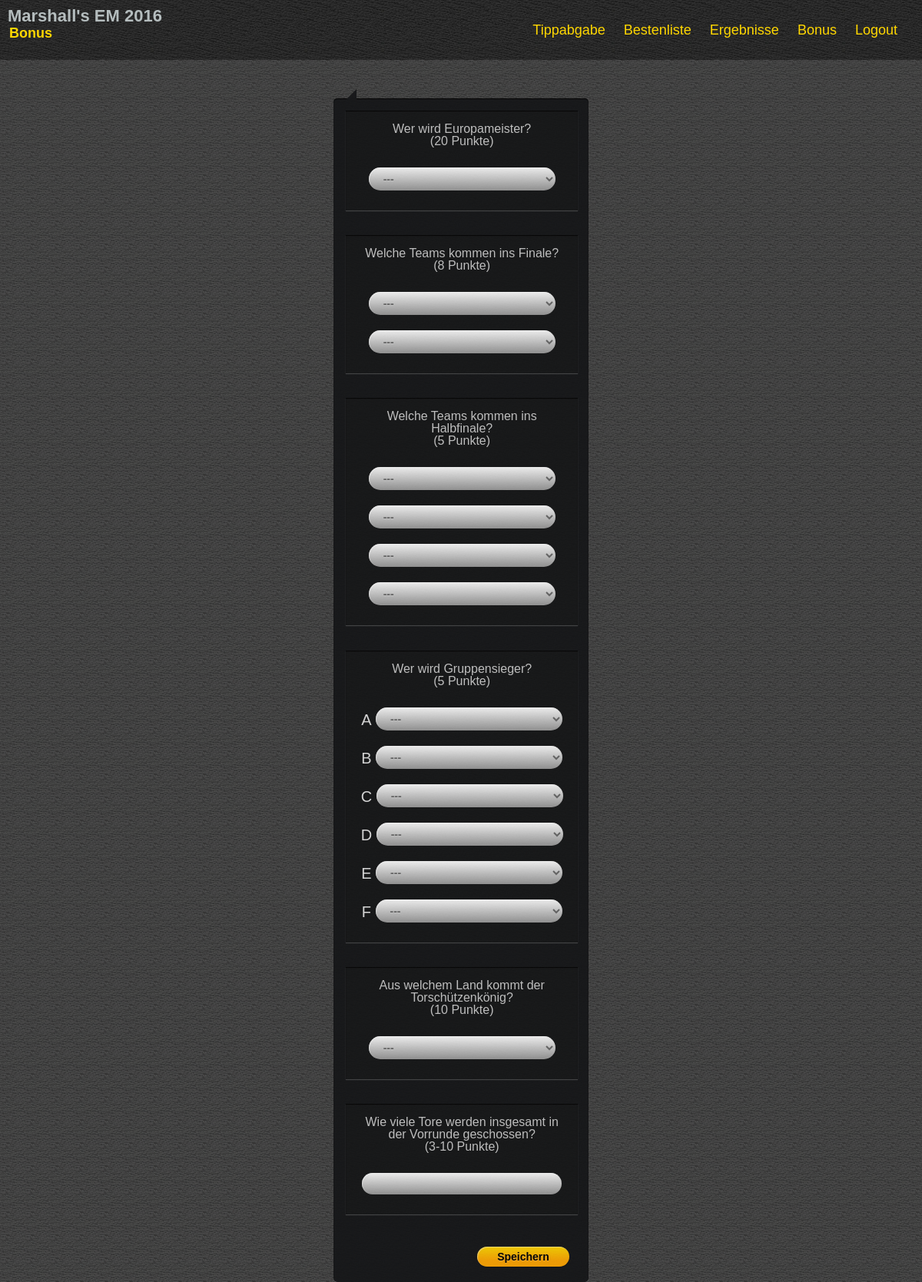
The app's page /bonus.php (signed in) with its own data.
### tables this page shows
CREATE TABLE IF NOT EXISTS `competition_bonus` (
  `id` int(11) NOT NULL AUTO_INCREMENT,
  `question` text NOT NULL,
  `type` enum('TEAM','TEAM2','TEAM4','TEAMGROUP','INT') NOT NULL,
  `result` text,
  `points` text NOT NULL,
  PRIMARY KEY (`id`)
);

### database.php (called while the page is built, shortened)
<?php
class Database {
    private $_connection;
    private static $_instance;
    private $_host = DatabaseConfig::HOST;
    private $_username = DatabaseConfig::USER;
    private $_password = DatabaseConfig::PASS;
    private $_database = DatabaseConfig::NAME;
    public static function getInstance()
    {
        if (!self::$_instance) {
            self::$_instance = new self();
        }
        return self::$_instance;
    }
    private function __construct()
    {
        try {
            $this->_connection  = new \PDO("mysql:host=$this->_host;dbname=$this->_database;charset=utf8", $this->_username, $this->_password);
        } catch (PDOException $e) {
            echo $e->getMessage();
        }
    }
	private function execute($sql, $data = array())
	{
		$stmt = $this->_connection->prepare($sql);
		$i = 0;
		foreach ($data as $value)
		{
			$type = is_string($value) ? PDO::PARAM_STR : PDO::PARAM_INT;
			$stmt->bindValue(++$i, $value, $type);
		}
		if (!$stmt->execute()) {
			var_dump($stmt->errorInfo());
		}
		return $stmt->fetchAll(PDO::FETCH_ASSOC);
	}
	public function getAllTeams()
	{
		$sql = "SELECT id, shortname, fullname, flag, ingroup FROM competition_teams WHERE ingroup IS NOT NULL ORDER BY FullName ASC";
		$teams = $this->execute($sql);
		return $teams;
	}
	public function getNumGroups()
	{
		$sql = "SELECT COUNT(DISTINCT(ingroup)) AS numgroups FROM competition_teams";
		$numgroups = $this->execute($sql);
		return $numgroups[0]['numgroups'];
	}
	public function getBonusBetsForUser($userid)
	{
		$sql = "SELECT
				id, question, type, points, bonus_bet
				FROM competition_bonus b
				LEFT JOIN competition_bonus_bets bb
				ON b.id = bb.bonus_id
				AND bb.user_id = ?
				ORDER BY b.id ASC";
		return $this->execute($sql, array($userid));
	}
	public function areBonusBetsAllowed()
	{
		$sql = "SELECT NOW() < MIN(kickoff) AS allowed FROM competition_matches";
		$res = $this->execute($sql);
		$allowed = (count($res) == 1 && $res[0]['allowed']);
		return $allowed;
	}
}
?>

### bonusbet.php (the view, shortened to what this page needs)
<?php
function showCombo($bid, $subid, $teams, $selected, $inGroup) {
	$name = "b$bid"."_$subid";
	$q = "";
	if ($inGroup) {
		$groupLetter = chr($subid + 64);
		$q .= "<label for=\"$name\">$groupLetter&nbsp;</label>";
	}
	$q .= "<select name=\"$name\">";
	$q .= "<option value=\"---\">---</option>";
	$selected = is_null($selected) ? "---" : $selected;
	foreach ($teams as $t) {
		if ($inGroup && $groupLetter != $t['ingroup']) continue;
		$s = ($selected == $t['shortname'] ? ' selected="selected"' : '');
		$q .= "<option value=\"{$t['shortname']}\"$s>{$t['fullname']}</option>";
	}
	$q .= "</select><br/>";
	return $q;
}
function showCombos($bid, $max, $teams, $selectedCombined, $inGroup) {
	$r = "";
	if (is_null($selectedCombined)) {
		$selectedCombined = str_repeat(";", $max - 1);
	}
	$selectedArray = explode(';', $selectedCombined);
	for ($i = 1; $i <= $max; ++$i) {
		$r .= showCombo($bid, $i, $teams, $selectedArray[$i - 1], $inGroup);
	}
	return $r;
}
$teams = $db->getAllTeams();
$userid = $_SESSION['activeUserId'];
$bonusbets = $db->getBonusBetsForUser($userid);
$allowed = $db->areBonusBetsAllowed();
$numGroups = $db->getNumGroups();
echo "<div class='bonus'><form class=\"wm-form\" name=\"bonusForm\" action=\"submitBonus.php\" method=\"post\">";
$showSubmit = $allowed;
foreach ($bonusbets as $row)
{
	$id = $row['id'];
	echo "<div class='match'>";
	echo $row['question']."<br/>(".$row['points']." Punkte)<br/><br/>";
	switch ($row['type']) {
		case 'TEAM':
			echo showCombos($id, 1, $teams, $row['bonus_bet'], false);
			break;
		case 'TEAM2':
			echo showCombos($id, 2, $teams, $row['bonus_bet'], false);
			break;
		case 'TEAM4':
			echo showCombos($id, 4, $teams, $row['bonus_bet'], false);
			break;
		case 'TEAMGROUP':
			echo showCombos($id, $numGroups, $teams, $row['bonus_bet'], true);
			break;
		case 'INT':
			echo "<input type=\"text\" name=\"b".$id."_1\" value=\"".$row['bonus_bet']."\">";
			echo "<br/>";
			break;
	}
	echo "</div><br/><br/>";
}
if ($showSubmit) {
	echo "<div style=\"width: 100%; height:40px\"><input type=\"submit\" value=\"Speichern\"></div>";
}
echo "</form></div>";
?>

### bonus.php (shortened to what this page needs)
<?php
	include ('navi.php');
	require_once ('database.php');
	$db = Database::getInstance();
	$script = $db->areBonusBetsAllowed() ? 'bonusbet.php' : 'bonuslist.php';
?>
<!DOCTYPE html>
<html>
	<head>
		<link href="css/competition.css" rel="stylesheet prefetch" type="text/css" />
		<link href='fonts/roboto.css' rel="stylesheet prefetch" type="text/css" />
	</head>
	<body>
		<header>
			<?php
				echo Navi::getMenu();
			?>
		</header>
		<section id="content" class="center">
			<?php include ($script); ?>
		</section>
	</body>
</html>

### navi.php (shortened to what this page needs)
<?php
	class Navi
	{
		static private $naviMap = Array(
				"tipps"		=>	"Tippabgabe",
				"ranking"	=>	"Bestenliste",
				"results"	=>	"Ergebnisse",
				"bonus"		=>	"Bonus",
				"logout"		=>	"Logout"
			);
		static private function getPageTitle()
		{
			$page = self::getPage();
			if (in_array($page, array_keys(self::$naviMap))) {
				return self::$naviMap[$page];
			}
			return "";
		}
		static private function getPage()
		{
			return basename($_SERVER['PHP_SELF'], '.php');
		}
		static public function getMenu()
		{
			$out = "	<div id=\"navi\"><nav><a href=\"#\" id=\"menu-icon\"></a><ul>";
			foreach (self::$naviMap as $link => $title)
				$out .= "<li id=\"elem\"><a href=\"$link\"><span id=\"elem\">$title</span></a></li>";
			$out .= "</ul></nav></div><div id=\"title\">
					<h1>".ucfirst($_SESSION["activeUser"])."'s EM 2016</h1>
					<h2>".self::getPageTitle()."</h2>
				</div>
				<div style=\"clear:both\"></div>";
			return $out;
		}
	}
?>

### records on screen
competition_bonus: question "Wer wird Europameister?", points "20", id "---"
competition_bonus: question "Welche Teams kommen ins Finale?", points "8", id "---"
competition_bonus: question "Welche Teams kommen ins Halbfinale?", points "5", id "---"
competition_bonus: question "Wer wird Gruppensieger?", points "5", groupLetter "A", id "---", groupLetter "B", groupLetter "C", groupLetter "D", groupLetter "E", groupLetter "F"
competition_bonus: question "Aus welchem Land kommt der Torschützenkönig?", points "10", id "---"
competition_bonus: question "Wie viele Tore werden insgesamt in der Vorrunde geschossen?", points "3-10"

### other values on screen
$title "Tippabgabe"
$title "Bestenliste"
$title "Ergebnisse"
$title "Bonus"
$title "Logout"
$_SESSION["activeUser"] "Marshall"
self::getPageTitle() "Bonus"
